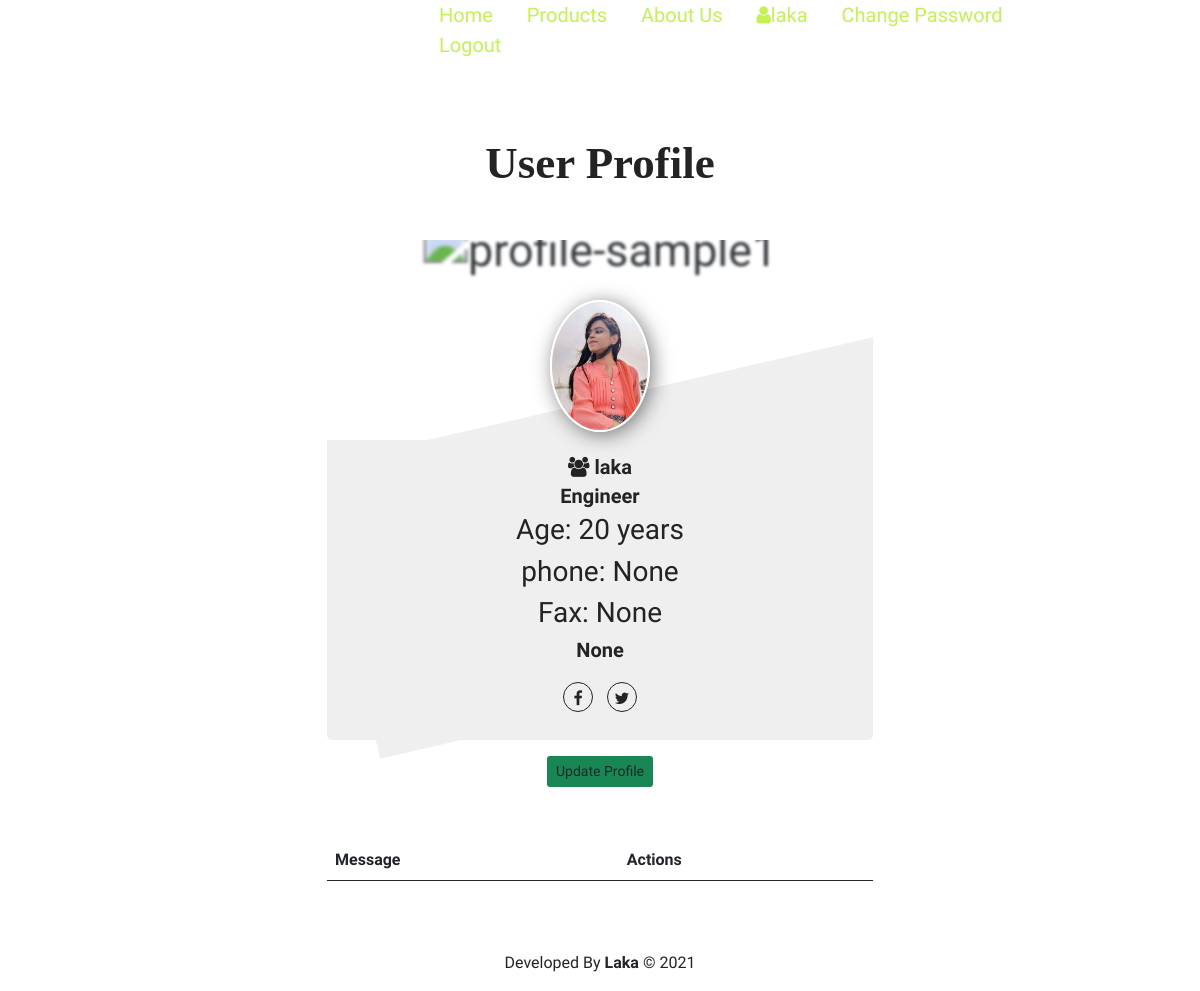
The app's page /account/profile/8/ (signed in), older data.
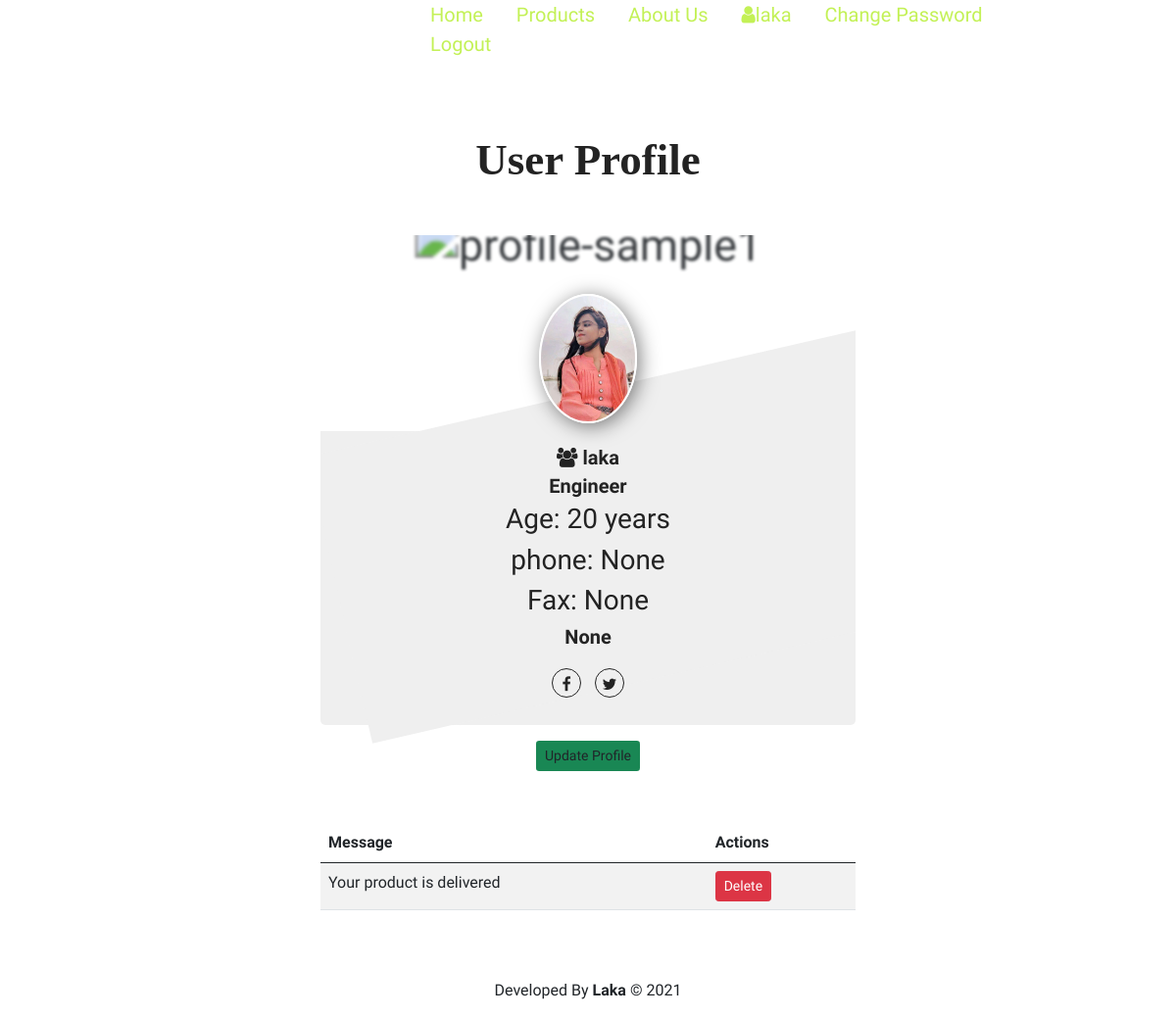
The same page, newer data.
### abc_garments/models.py (models this page shows, shortened)
class Notification(models.Model):
    user=models.ForeignKey(User,on_delete=models.CASCADE)
    message=models.TextField()

### accounts/views.py (the view)
# urls.py: path('profile/<int:id>/',userProfile,name='profile'),
@login_required
def userProfile(request,id=None):
    user=User.objects.get(pk=id)
    context={}
    if user.is_superuser:
        return render(request,'admin/base_admin.html',context)
    else:
        profile=UserProfile.objects.get(customer=user)
        context['id']=id
        context['profile']=profile
        context['notifications']=Notification.objects.filter(user=request.user)
        return render(request,'authentication/user_profile.html',context)

### templates/authentication/user_profile.html
{% extends 'base.html' %}
{% load static %}
{% block CSS %}
<link rel="stylesheet" href="{% static 'custom/css/user_profile.css' %}">
{% endblock CSS%}
{% block content %}
<section>
    <div class="container">
        <div class="row">
            <h1 class="text-center"><span>User Profile</h1>
            <div class="col-md-6 offset-md-3">
                <div class="card profile-card-3">
                    <div class="background-block">
                        <img src="https://images.pexels.com/photos/459225/pexels-photo-459225.jpeg?auto=compress&cs=tinysrgb&h=650&w=940" alt="profile-sample1" class="background"/>
                    </div>
                    <div class="profile-thumb-block">
                        {% if not profile.image %}
                            <img src="https://randomuser.me/api/portraits/men/41.jpg" alt="profile-image" class="profile"/>
                        {% else %}
                            <img src="../..{{profile.image.url}}" alt="profile-image" class="profile"/>
                        {% endif %}
                    </div>
                    <div class="card-content">
                        <h2><i class="fa fa-users"></i> {{ profile.customer.username}}</h2>
                        <h2>{{ profile.profession}}</h2>
                        <h3>Age: {{ profile.age}} years</h3>
                        <h3>phone: {{ profile.phone}} </h3>
                        <h3>Fax: {{ profile.fax}} </h3>
                        <h2>{{ profile.address}}</h2>
                        <div class="icon-block">
                            <a href="#"><i class="social-icon fa fa-facebook"></i></a>
                            <a href="#"> <i class="social-icon fa fa-twitter"></i></a>
                        </div>
                    </div>
                    <a href="{% url 'update_user_profile' id %}"> <button class="mt-3 btn btn-sm bg-success">Update Profile</button></a>
                </div>
                <table class="table table-striped table-hover">
                    <thead>
                        <tr>
                            <th>Message</th>
                            <th>Actions</th>
                        </tr>
                    </thead>
                    <tbody>
                        {% for notification in notifications %}
                        <tr>
                            <td>{{notification.message}}</td>
                            <td>
                                <a href="{% url 'delete_notification' notification.id %}" type="button" class="btn btn-sm btn-danger">
                                    Delete
                                </a>
                            </td>
                        </tr>
                        {% endfor %}
                    </tbody>
                </table>
            </div>
        </div>
    </div>
  </section>
{% endblock content %}

Row changes from the older to the newer data that the page shows:
added Notification: message "Your product is delivered"
